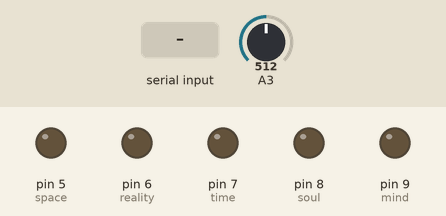
Simulated run of this sketch. Board: Arduino Uno, built with avr-gcc and run on an emulated ATmega328P. Parts: output pins drawn as LEDs (lit = HIGH). The test bench sets the inputs (shaded band); at power-on: A3 = 512. Pins used as bus, display or sensor lines are not drawn.

Above: at 5.8 s.
5.9 s: "space" received over Serial
At 12.0 s:
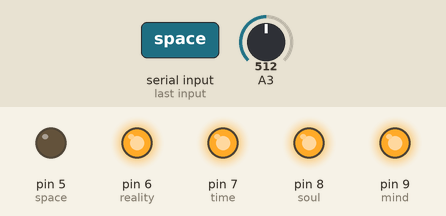
15.5 s: "reality" received over Serial
At 21.3 s:
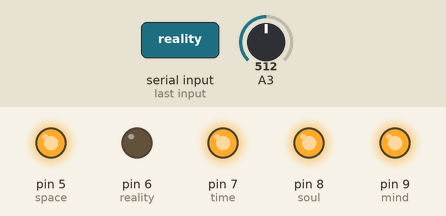
24.5 s: "time" received over Serial
At 29.3 s:
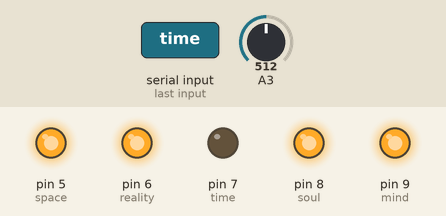
33.5 s: "mind" received over Serial
At 38.6 s:
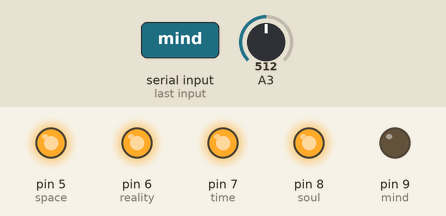
42.5 s: "soul" received over Serial
At 47.8 s:
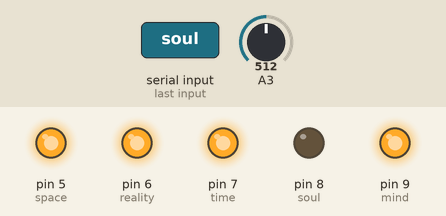
51.5 s: "power" received over Serial
At 57.1 s:
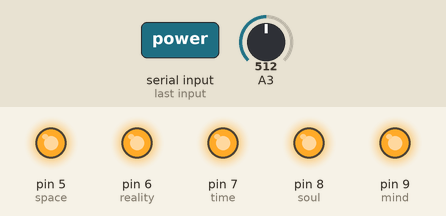
Timing chart, 0 to 60.5 s (numbered marks = the images above; inputs shaded):
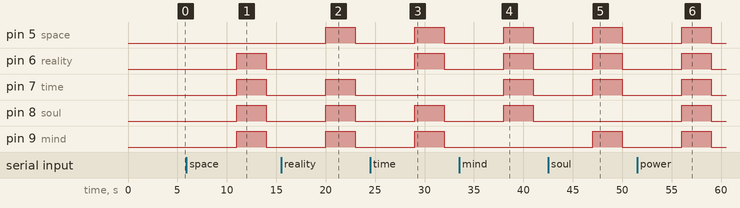

Measured:
- after the input at 5.9 s, pin 6 (reality), pin 7 (time), pin 8 (soul), pin 9 (mind): LOW → HIGH after 5.1 s, → LOW 3.0 s later
- after the input at 15.5 s, pin 5 (space), pin 7 (time), pin 8 (soul), pin 9 (mind): LOW → HIGH after 4.5 s, → LOW 3.0 s later
- after the input at 24.5 s, pin 5 (space), pin 6 (reality), pin 8 (soul), pin 9 (mind): LOW → HIGH after 4.5 s, → LOW 3.0 s later
- after the input at 33.5 s, pin 5 (space), pin 6 (reality), pin 7 (time), pin 8 (soul): LOW → HIGH after 4.5 s, → LOW 3.0 s later
- after the input at 42.5 s, pin 5 (space), pin 6 (reality), pin 7 (time), pin 9 (mind): LOW → HIGH after 4.5 s, → LOW 3.0 s later
- after the input at 51.5 s, pin 5 (space), pin 6 (reality), pin 7 (time), pin 8 (soul), pin 9 (mind): LOW → HIGH after 4.5 s, → LOW 3.0 s later

The sketch:

gauntlet.ino
```cpp
int power = 4;
int space = 5;
int reality = 6;
int time = 7;
int soul = 8;
int mind = 9;

String a;
int sensorValue = 0;
// the setup routine runs once when you press reset:
void setup() {
  // initialize the digital pin as an output.
  pinMode(power, OUTPUT);
  pinMode(space, OUTPUT);
  pinMode(reality, OUTPUT);
  pinMode(time, OUTPUT);
  pinMode(soul, OUTPUT);
  pinMode(mind, OUTPUT);
  digitalWrite(power, HIGH);
  digitalWrite(space, HIGH);
  digitalWrite(reality, HIGH);
  digitalWrite(time, HIGH);
  digitalWrite(soul, HIGH);
  digitalWrite(mind, HIGH);
  Serial.begin(9600);
  while (!Serial) ; // wait for serial
}

// the loop routine runs over and over again forever:
void loop() {
        sensorValue = analogRead(A3);
        if(sensorValue<600)
        {
          digitalWrite(soul, LOW);
          digitalWrite(space, LOW);
          digitalWrite(reality, LOW);
          digitalWrite(time, LOW);
          digitalWrite(mind, LOW);
          digitalWrite(power, LOW);
          delay(5000);
        }
        else
        {
          digitalWrite(soul, HIGH);
          digitalWrite(space, HIGH);
          digitalWrite(reality, HIGH);
          digitalWrite(time, HIGH);
          digitalWrite(mind, HIGH);
          digitalWrite(power, HIGH);
        }
        while(Serial.available()) {

        a= Serial.readString();// read the incoming data as string
        if(a=="power")
        {
          digitalWrite(power, LOW);
          digitalWrite(space, HIGH);
          digitalWrite(reality, HIGH);
          digitalWrite(time, HIGH);
          digitalWrite(mind, HIGH);
          digitalWrite(soul, HIGH);
          delay(3000);
          digitalWrite(power, HIGH);
        }
        else if(a == "space")
        {
          digitalWrite(space, LOW);
          digitalWrite(power, HIGH);
          digitalWrite(reality, HIGH);
          digitalWrite(time, HIGH);
          digitalWrite(mind, HIGH);
          digitalWrite(soul, HIGH);
          delay(3000);
          digitalWrite(space, HIGH);
        }
        else if(a == "reality")
        {
          digitalWrite(reality, LOW);
          digitalWrite(space, HIGH);
          digitalWrite(power, HIGH);
          digitalWrite(time, HIGH);
          digitalWrite(mind, HIGH);
          digitalWrite(soul, HIGH);
          delay(3000);
          digitalWrite(reality, HIGH);
        }
        else if(a == "time")
        {
          digitalWrite(time, LOW);
          digitalWrite(space, HIGH);
          digitalWrite(reality, HIGH);
          digitalWrite(power, HIGH);
          digitalWrite(mind, HIGH);
          digitalWrite(soul, HIGH);
          delay(3000);
          digitalWrite(time, HIGH);
        }
        else if(a == "mind")
        {
          digitalWrite(mind, LOW);
          digitalWrite(space, HIGH);
          digitalWrite(reality, HIGH);
          digitalWrite(time, HIGH);
          digitalWrite(power, HIGH);
          digitalWrite(soul, HIGH);
          delay(3000);
          digitalWrite(mind, HIGH);
        }
        else if(a == "soul")
        {
          digitalWrite(soul, LOW);
          digitalWrite(space, HIGH);
          digitalWrite(reality, HIGH);
          digitalWrite(time, HIGH);
          digitalWrite(mind, HIGH);
          digitalWrite(power, HIGH);
          delay(3000);
          digitalWrite(soul, HIGH);
        }
        else if(a == "snap")
        {
          digitalWrite(soul, LOW);
          digitalWrite(space, LOW);
          digitalWrite(reality, LOW);
          digitalWrite(time, LOW);
          digitalWrite(mind, LOW);
          digitalWrite(power, LOW);
          delay(5000);
        }
    }
}
```
